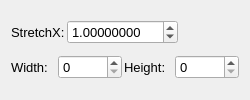
              <widget class="QWidget" name="page_5">
               <property name="toolTip">
                <string>The image will be enlarged to cover the given rectangle, the overlapping parts are cut away.</string>
               </property>
               <layout class="QVBoxLayout" name="verticalLayout_20">
                <property name="spacing">
                 <number>2</number>
                </property>
                <item>
                 <layout class="QHBoxLayout" name="horizontalLayout_26">
                  <property name="spacing">
                   <number>-1</number>
                  </property>
                  <item>
                   <widget class="QLabel" name="label_2">
                    <property name="font">
                     <font>
                      <pointsize>10</pointsize>
                     </font>
                    </property>
                    <property name="text">
                     <string>StretchX:</string>
                    </property>
                   </widget>
                  </item>
                  <item>
                   <widget class="QDoubleSpinBox" name="mainCropStretchBox">
                    <property name="font">
                     <font>
                      <pointsize>10</pointsize>
                     </font>
                    </property>
                    <property name="toolTip">
                     <string>additional stretch in x-direction to change the aspect ratio</string>
                    </property>
                    <property name="decimals">
                     <number>8</number>
                    </property>
                    <property name="minimum">
                     <double>0.000001000000000</double>
                    </property>
                    <property name="maximum">
                     <double>107.989999999999995</double>
                    </property>
                    <property name="singleStep">
                     <double>0.010000000000000</double>
                    </property>
                    <property name="value">
                     <double>1.000000000000000</double>
                    </property>
                   </widget>
                  </item>
                  <item>
                   <spacer name="horizontalSpacer_21">
                    <property name="orientation">
                     <enum>Qt::Horizontal</enum>
                    </property>
                    <property name="sizeHint" stdset="0">
                     <size>
                      <width>40</width>
                      <height>20</height>
                     </size>
                    </property>
                   </spacer>
                  </item>
                 </layout>
                </item>
                <item>
                 <layout class="QHBoxLayout" name="horizontalLayout_27">
                  <property name="spacing">
                   <number>-1</number>
                  </property>
                  <item>
                   <widget class="QLabel" name="newWidthLabel_5">
                    <property name="font">
                     <font>
                      <pointsize>10</pointsize>
                     </font>
                    </property>
                    <property name="toolTip">
                     <string/>
                    </property>
                    <property name="text">
                     <string>Width:  </string>
                    </property>
                   </widget>
                  </item>
                  <item>
                   <widget class="QSpinBox" name="mainCropWBox">
                    <property name="font">
                     <font>
                      <pointsize>10</pointsize>
                     </font>
                    </property>
                    <property name="toolTip">
                     <string/>
                    </property>
                    <property name="maximum">
                     <number>99999</number>
                    </property>
                   </widget>
                  </item>
                  <item>
                   <widget class="QLabel" name="newHeightLabel_6">
                    <property name="font">
                     <font>
                      <pointsize>10</pointsize>
                     </font>
                    </property>
                    <property name="toolTip">
                     <string/>
                    </property>
                    <property name="text">
                     <string>Height:  </string>
                    </property>
                   </widget>
                  </item>
                  <item>
                   <widget class="QSpinBox" name="mainCropHBox">
                    <property name="font">
                     <font>
                      <pointsize>10</pointsize>
                     </font>
                    </property>
                    <property name="toolTip">
                     <string/>
                    </property>
                    <property name="maximum">
                     <number>99999</number>
                    </property>
                   </widget>
                  </item>
                 </layout>
                </item>
               </layout>
              </widget>
